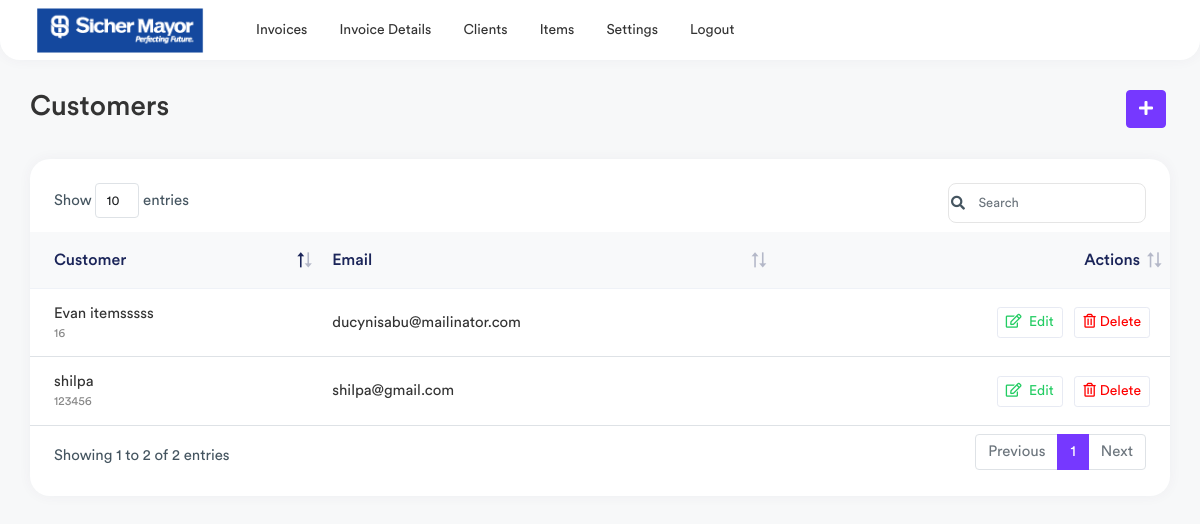
The page /clients (signed in) on the database its author committed.
### invoice/models.py (models this page shows, shortened)
class Client(models.Model):
    name = models.CharField(max_length=200,null=True)
    email = models.CharField(max_length=200,null=True)
    address = models.CharField(max_length=500,null=True)
    city = models.CharField(max_length=500,null=True)
    country = models.CharField(max_length=50,null=True)
    zipcode = models.CharField(max_length=20,null=True)
    phone = models.CharField(max_length=20,unique=True,null=True)
    class Meta:
        verbose_name_plural = ("Client")

### invoice/views.py (the view)
# urls.py: path('clients',views.clients, name='clients'),
@login_required(login_url="/login-page/")
def clients(request):
    clients = Client.objects.all()
    context = {
        "clients":clients,
    }
    return render(request,'client-list.html',context)

### templates/client-list.html (shortened to what this page needs)
{% extends 'base.html' %}
{% load static %}
{% block content %}
<div class="page-wrapper">
    <div class="content container-fluid">
        <div class="page-header">
            <div class="row align-items-center">
                <div class="col">
                    <h3 class="page-title">Customers</h3>
                </div>
                <div class="col-auto">
                    <a href="{% url 'invoice:addClients' %}" class="btn btn-primary me-1">
                        <i class="fas fa-plus"></i>
                    </a>
                </div>
            </div>
        </div>
        <div class="row">
            <div class="col-sm-12">
                <div class="card card-table">
                    <div class="card-body">
                        <div class="table-responsive">
                            <table class="table table-center table-hover datatable">
                                <thead class="thead-light">
                                    <tr>
                                        <th>Customer</th>
                                        <th>Email</th>
                                        <th class="text-end">Actions</th>
                                    </tr>
                                </thead>
                                <tbody>
                                    {% for client in clients %}
                                    <tr>
                                        <td>
                                            <h2 class="table-avatar">
                                                <a href="profile.html">{{client.name}} <span>{{client.phone}}</span></a>
                                            </h2>
                                        </td>
                                        <td>{{client.email}}
                                        </td>
                                        <td class="text-end">
                                            <a href="{% url 'invoice:edit_customer' client.id %}"
                                                class="btn btn-sm btn-white text-success me-2"><i
                                                    class="far fa-edit me-1"></i> Edit</a>
                                            <a onclick="deleteClient({{client.id}})"
                                                class="btn btn-sm btn-white text-danger me-2"><i
                                                    class="far fa-trash-alt me-1"></i>Delete</a>
                                        </td>
                                    </tr>
                                    {% endfor %}
                                </tbody>
                            </table>
                        </div>
                    </div>
                </div>
            </div>
        </div>
    </div>
</div>
{% endblock %}

### rows shown on the page
Client: name "shilpa", phone "123456", email "shilpa@gmail.com"
Client: name "Evan itemsssss", phone "16", email "ducynisabu@mailinator.com"
